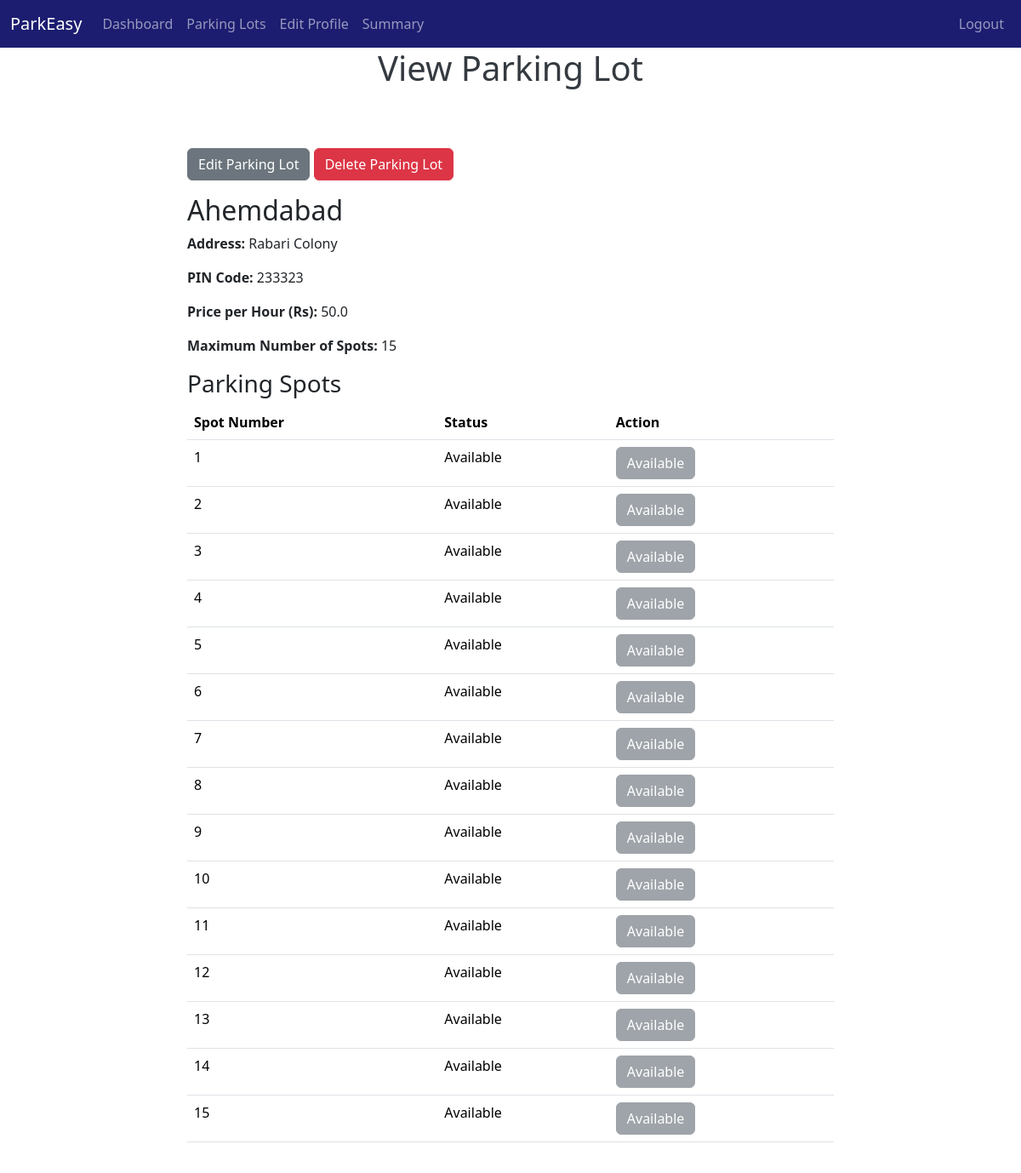
The app's page /admin/view_parking_lot/2 (signed in) with its own data.
### backend/models.py (models this page shows, shortened)
class ParkingLot(db.Model):
    id = db.Column(db.Integer, primary_key=True)
    prime_location_name = db.Column(db.String(100), nullable=False)
    address = db.Column(db.String(200), nullable=False)
    pin_code = db.Column(db.String(10), nullable=False)
    price_per_hour = db.Column(db.Float, nullable=False)
    maximum_number_of_spots = db.Column(db.Integer, nullable=False)
    parking_spots = db.relationship('ParkingSpot', backref='parking_lot', lazy=True,
                                  cascade='all, delete-orphan')

class ParkingSpot(db.Model):
    id = db.Column(db.Integer, primary_key=True)
    lot_id = db.Column(db.Integer, db.ForeignKey('parking_lot.id'), nullable=False)
    spot_number = db.Column(db.Integer, nullable=False)
    status = db.Column(db.String(1), nullable=False, default='A')  # 'O' for Occupied, 'A' for Available
    reservations = db.relationship('ReserveParking', backref='parking_spot', lazy=True)

### backend/routes.py (the view)
    @app.route('/admin/view_parking_lot/<int:lot_id>')
    @login_required
    def view_parking_lot(lot_id):
        parking_lot = ParkingLot.query.get_or_404(lot_id)
        parking_spots = ParkingSpot.query.filter_by(lot_id=lot_id).all()
        reservations = {
        r.spot_id: r for r in ReserveParking.query.filter_by(is_active=True).all()
    }
        return render_template('admin/view_parking_lot.html', parking_lot=parking_lot, parking_spots=parking_spots,reservations=reservations)

### app.py (called while the page is built)
@login_manager.user_loader
def load_user(user_id):
    return User.query.get(int(user_id))

### templates/admin/view_parking_lot.html (shortened to what this page needs)
{% extends 'layout.html' %}
{% block content %}
<h1 style="text-align: center;">View Parking Lot</h1>
<div class="container">
    <a href="{{url_for('edit_parking_lot', lot_id=parking_lot.id)}}" class="btn btn-secondary mb-3">Edit Parking Lot</a>
   <a href="{{url_for('confirm_delete_parking_lot', lot_id=parking_lot.id)}}" class="btn btn-danger mb-3">Delete Parking Lot</a>
    <h2>{{ parking_lot.prime_location_name }}</h2>
    <p><strong>Address:</strong> {{ parking_lot.address }}</p>
    <p><strong>PIN Code:</strong> {{ parking_lot.pin_code }}</p>
    <p><strong>Price per Hour (Rs):</strong> {{ parking_lot.price_per_hour }}</p>
    <p><strong>Maximum Number of Spots:</strong> {{ parking_lot.maximum_number_of_spots }}</p>
    <h3>Parking Spots</h3>
    <table class="table">
        <thead>
            <tr>
                <th scope="col">Spot Number</th>
                <th scope="col">Status</th>
                <th scope="col">Action </th>
            </tr>
        </thead>
        <tbody>
            {% for spot in parking_spots %}
            <tr>
                <td>{{ spot.spot_number }}</td>
                <td>{% if spot.status == 'A' %}Available{% else %}Occupied{% endif %}</td>
                <td>
                    {% if spot.status == 'O'%}
                    {% set reservation = reservations.get(spot.id) %}
            {% if reservation %}
                <a class="btn btn-primary" href="{{ url_for('view_parking_spot', reservation_id=reservation.id) }}">View</a>
                {% endif %}
                    {%else%}
                    <button class="btn btn-secondary" disabled>Available</button>
                    {% endif %}
                </td>
            </tr>
            {% endfor %}
        </tbody>
    </table>
</div>
{% endblock %}

### static/style.css (style rules this page uses)
body { background-color: white; }
h1 { color: #343a40; }
.container { margin-top: 50px; max-width: 800px; padding: 20px; border-radius: 5px; background-color: #ffffff; }

### records on screen
ParkingLot: prime_location_name "Ahemdabad", address "Rabari Colony", pin_code "233323", price_per_hour "50.0", maximum_number_of_spots "15"
ParkingSpot: spot_number "1", status "Available"
ParkingSpot: spot_number "2", status "Available"
ParkingSpot: spot_number "3", status "Available"
ParkingSpot: spot_number "4", status "Available"
ParkingSpot: spot_number "5", status "Available"
ParkingSpot: spot_number "6", status "Available"
ParkingSpot: spot_number "7", status "Available"
ParkingSpot: spot_number "8", status "Available"
ParkingSpot: spot_number "9", status "Available"
ParkingSpot: spot_number "10", status "Available"
ParkingSpot: spot_number "11", status "Available"
ParkingSpot: spot_number "12", status "Available"
ParkingSpot: spot_number "13", status "Available"
ParkingSpot: spot_number "14", status "Available"
ParkingSpot: spot_number "15", status "Available"
